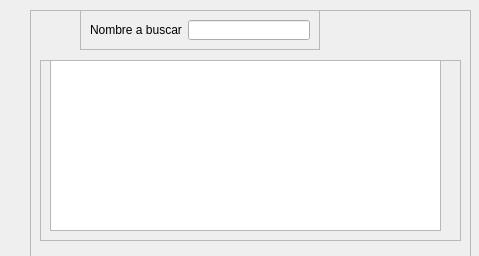
<?xml version="1.0" encoding="UTF-8"?>
<ui version="4.0">
 <class>Dialog</class>
 <widget class="QDialog" name="Dialog">
  <property name="geometry">
   <rect>
    <x>0</x>
    <y>0</y>
    <width>479</width>
    <height>256</height>
   </rect>
  </property>
  <property name="windowTitle">
   <string>Dialog</string>
  </property>
  <property name="styleSheet">
   <string notr="true"/>
  </property>
  <widget class="QFrame" name="frame_2">
   <property name="geometry">
    <rect>
     <x>30</x>
     <y>10</y>
     <width>441</width>
     <height>251</height>
    </rect>
   </property>
   <property name="frameShape">
    <enum>QFrame::StyledPanel</enum>
   </property>
   <property name="frameShadow">
    <enum>QFrame::Raised</enum>
   </property>
   <widget class="QFrame" name="frame">
    <property name="geometry">
     <rect>
      <x>50</x>
      <y>0</y>
      <width>240</width>
      <height>40</height>
     </rect>
    </property>
    <property name="frameShape">
     <enum>QFrame::StyledPanel</enum>
    </property>
    <property name="frameShadow">
     <enum>QFrame::Raised</enum>
    </property>
    <layout class="QFormLayout" name="formLayout">
     <item row="0" column="0">
      <widget class="QLabel" name="label_2">
       <property name="text">
        <string>Nombre a buscar</string>
       </property>
      </widget>
     </item>
     <item row="0" column="1">
      <widget class="QLineEdit" name="buscar_cedula"/>
     </item>
    </layout>
   </widget>
   <widget class="QFrame" name="frame_3">
    <property name="geometry">
     <rect>
      <x>10</x>
      <y>50</y>
      <width>421</width>
      <height>181</height>
     </rect>
    </property>
    <property name="frameShape">
     <enum>QFrame::StyledPanel</enum>
    </property>
    <property name="frameShadow">
     <enum>QFrame::Raised</enum>
    </property>
    <widget class="QTableWidget" name="tableWidget">
     <property name="geometry">
      <rect>
       <x>10</x>
       <y>0</y>
       <width>391</width>
       <height>171</height>
      </rect>
     </property>
    </widget>
   </widget>
  </widget>
 </widget>
 <resources/>
 <connections/>
</ui>
